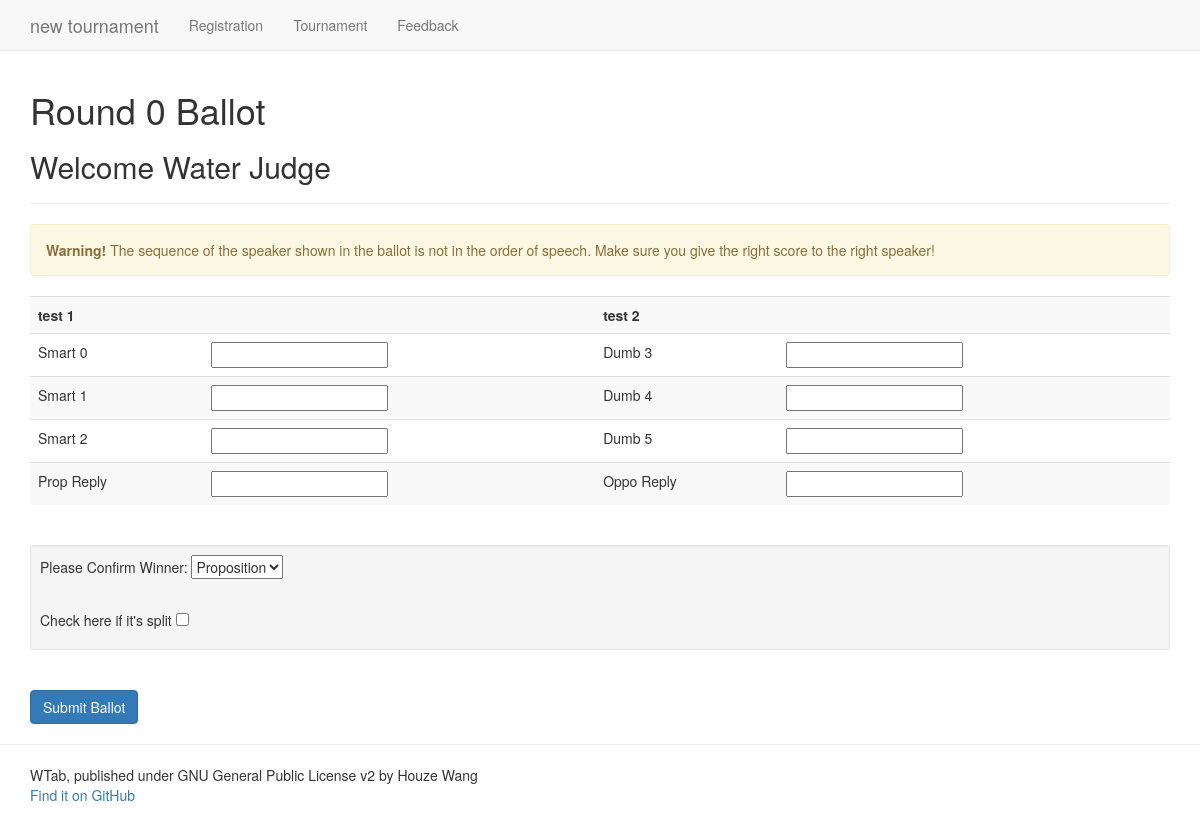
/tournament/judge/CODE/, run on the app's committed database.
### tournament/models.py (models this page shows, shortened)
class Tournament_Settings(models.Model):
    Name_of_Tournament = models.CharField(max_length=64, default="new tournament")
    Max_Margin = models.IntegerField(default=300)
    Score_Max = models.IntegerField(default=90)
    Score_Min = models.IntegerField(default=60)
    Total_Rounds = models.IntegerField(default=8)
    Novice_Breaks = models.IntegerField(default=4)
    Breaks = models.IntegerField(default=16)
    Tab_Released = models.BooleanField(default=False)
    Registration_Open = models.BooleanField(default=True)
    Admin_Code = models.CharField(default="admin",max_length=8)

class Judge(models.Model):
    name = models.CharField(max_length=64, unique=True, primary_key=True)
    code = models.CharField(max_length=8, unique=True, default='CODE')
    weight = models.IntegerField(default=1)
    round_filled = models.IntegerField(default=-1)

class Team(models.Model):
    name = models.CharField(max_length=64, unique=True)
    school = models.ForeignKey(School)
    contact_person = models.CharField(default="None",max_length=32)
    contact_number = models.IntegerField(default=10000)
    contact_email = models.EmailField(default="example@example.com")
    total_wl = models.IntegerField(default=0)
    total_po = models.IntegerField(default=0)
    total_ballots = models.IntegerField(default=0)
    po_str = models.CharField(max_length=32, default="", blank=True)
    total_sp = models.FloatField(default=0)
    total_mg = models.FloatField(default=0)
    novice = models.BooleanField(default=False)
    pull_up = models.BooleanField(default=False)
    slug = models.SlugField(max_length=128,unique=True)
    def __unicode__(self):
        return (self.name)

class Speaker(models.Model):
    team = models.ForeignKey(Team)
    school = models.ForeignKey(School)
    speaker_id = models.IntegerField(unique=True, default=0, primary_key=True)
    name = models.CharField(max_length=64)
    total_sp = models.IntegerField(default=0)
    novice = models.BooleanField(default=False)

### tournament/views.py (the view)
# urls.py: url(r'^judge/(?P<judge_code>[\w\-]+)/$',views.judge,name='judge'),
def judge(request,judge_code):
    tournament_name = Tournament_Settings.objects.all()[0].Name_of_Tournament
    try:
        judge=Judge.objects.get(code=judge_code)
    except Judge.DoesNotExist:
        judge=None
    if judge:
        context_dict={'judge_name':judge.name}
    else:
        context_dict={'judge_name':None}
    n = Room_Stat.objects.order_by('-round_number')[0]
    n = n.round_number
    context_dict['round_number']=str(n)
    context_dict['tournament_name']=tournament_name
    if judge:
        try:
            round_match = Room_Stat.objects.get(chair=judge.name, round_number=n)
        except Room_Stat.DoesNotExist:
            try:
                round_match = Room_Stat.objects.get(panel1=judge.name, round_number=n)
            except Room_Stat.DoesNotExist:
                try:
                    round_match = Room_Stat.objects.get(panel2=judge.name, round_number=n)
                except Room_Stat.DoesNotExist:
                    round_match = None
    else:
        round_match = None
    if round_match:
        prop_team = Team.objects.get(name=round_match.prop_team)
        oppo_team = Team.objects.get(name=round_match.oppo_team)
        context_dict['prop_team'] = prop_team.name
        context_dict['oppo_team'] = oppo_team.name
        prop_speakers = Speaker.objects.filter(team=prop_team)
        p1 = prop_speakers[0]
        p2 = prop_speakers[1]
        p3 = prop_speakers[2]
        oppo_speakers = Speaker.objects.filter(team=oppo_team)
        o1 = oppo_speakers[0]
        o2 = oppo_speakers[1]
        o3 = oppo_speakers[2]
        context_dict['p1']=p1
        context_dict['p2']=p2
        context_dict['p3']=p3
        context_dict['o1']=o1
        context_dict['o2']=o2
        context_dict['o3']=o3
    context_dict['round_check'] = round_match
    if request.method == "POST":
        form = JudgeBallot(request.POST)
        if form.is_valid():
            prop_sum = form.cleaned_data['prop_1']+form.cleaned_data['prop_2']+form.cleaned_data['prop_3']+form.cleaned_data['prop_reply']
            oppo_sum = form.cleaned_data['oppo_1']+form.cleaned_data['oppo_2']+form.cleaned_data['oppo_3']+form.cleaned_data['oppo_reply']
            split = form.cleaned_data['split']
            if prop_sum > oppo_sum:
                prop_team.total_wl +=1
                if split:
                    prop_team.total_ballots += 2
                    oppo_team.total_ballots += 1
                else:
                    prop_team.total_ballots += 3
            else:
                oppo_team.total_wl +=1
                if split:
                    oppo_team.total_ballots += 2
                    prop_team.total_ballots += 1
                else:
                    oppo_team.total_ballots += 3
            prop_team.total_po +=1
            prop_team.total_sp += prop_sum
            oppo_team.total_sp += oppo_sum
            prop_team.total_mg += prop_sum-oppo_sum
            oppo_team.total_mg += oppo_sum-prop_sum
            prop_team.po_str = prop_team.po_str + "1"
            oppo_team.po_str = oppo_team.po_str + "0"
            prop_team.save()
            oppo_team.save()
            p1.total_sp += form.cleaned_data['prop_1']
            point_object = SpeakerPoint.objects.get_or_create(speaker_id=p1, round_number=n)[0]
            point_object.point = form.cleaned_data['prop_1']
            point_object.save()
            p1.save()
            p2.total_sp += form.cleaned_data['prop_2']
            point_object = SpeakerPoint.objects.get_or_create(speaker_id=p2, round_number=n)[0]
            point_object.point = form.cleaned_data['prop_2']
            point_object.save()
            p2.save()
            p3.total_sp += form.cleaned_data['prop_3']
            point_object = SpeakerPoint.objects.get_or_create(speaker_id=p3, round_number=n)[0]
            point_object.point = form.cleaned_data['prop_3']
            point_object.save()
            p3.save()
            o1.total_sp += form.cleaned_data['oppo_1']
            point_object = SpeakerPoint.objects.get_or_create(speaker_id=o1, round_number=n)[0]
            point_object.point = form.cleaned_data['oppo_1']
            point_object.save()
            o1.save()
            o2.total_sp += form.cleaned_data['oppo_2']
            point_object = SpeakerPoint.objects.get_or_create(speaker_id=o2, round_number=n)[0]
            point_object.point = form.cleaned_data['oppo_2']
            point_object.save()
            o2.save()
            o3.total_sp += form.cleaned_data['oppo_3']
            point_object = SpeakerPoint.objects.get_or_create(speaker_id=o3, round_number=n)[0]
            point_object.point = form.cleaned_data['oppo_3']
            point_object.save()
            o3.save()
            judge.round_filled = n
            judge.save()
            if len(SpeakerPoint.objects.filter(round_number=n)) == Speaker.objects.count():
                return (HttpResponseRedirect('/tournament/initiate_matchup'))
            else:
                return (HttpResponseRedirect('/tournament/'))
        else:
            context_dict['form'] = form
    else:
        context_dict['form'] = JudgeBallot()
    return (render(request,'judge.html',context_dict))

### tournament/forms.py (shortened to what this page needs)
class JudgeBallot(forms.Form):
    winner_choice = (
    ('p','Proposition'),
    ('o','Opposition'),
    )
    prop_1 = forms.IntegerField(validators=[scorevalidator])
    prop_2 = forms.IntegerField(validators=[scorevalidator])
    prop_3 = forms.IntegerField(validators=[scorevalidator])
    prop_reply = forms.FloatField(validators=[replyvalidator])
    oppo_1 = forms.IntegerField(validators=[scorevalidator])
    oppo_2 = forms.IntegerField(validators=[scorevalidator])
    oppo_3 = forms.IntegerField(validators=[scorevalidator])
    oppo_reply = forms.FloatField(validators=[replyvalidator])
    winner = forms.ChoiceField(choices = winner_choice, required=True)
    split = forms.BooleanField(required=False, initial=False)

### templates/judge.html (shortened to what this page needs)
{% extends 'base.html' %}
{% block body_block %}
      <div class="container">
        <h1>Round {{round_number}} Ballot</h1>
        {% if judge_name %}
          <h2>Welcome {{judge_name}}</h2>
          <hr>
          {% if round_check %}
          <div class="alert alert-warning">
            <strong>Warning!</strong> The sequence of the speaker shown in the ballot is not in the order of speech. Make sure you give the right score to the right speaker!
          </div>
          <form id="ballot" method="post" action="">
            <table class="table table-striped">
              <tr>
                <th colspan="2">
                  {{prop_team}}
                </th>
                <th colspan="2">
                  {{oppo_team}}
                </th>
              </tr>
              <tr>
                <td>{{p1.name}}</td>
                <td>{{form.prop_1}}</td>
                <td>{{o1.name}}</td>
                <td>{{form.oppo_1}}</td>
              </tr>
              <tr>
                <td>{{p2.name}}</td>
                <td>{{form.prop_2}}</td>
                <td>{{o2.name}}</td>
                <td>{{form.oppo_2}}</td>
              </tr>
              <tr>
                <td>{{p3.name}}</td>
                <td>{{form.prop_3}}</td>
                <td>{{o3.name}}</td>
                <td>{{form.oppo_3}}</td>
              </tr>
              <tr>
                <td>Prop Reply</td>
                <td>{{form.prop_reply}}</td>
                <td>Oppo Reply</td>
                <td>{{form.oppo_reply}}</td>
              </tr>
            </table>
            <br>
            <div class="well well-sm">
              <p>
                Please Confirm Winner: {{form.winner}}
              </p>
              <br>
              <p>
                Check here if it's split {{form.split}}
              </p>
            </div>
            <br>
            <input type="submit" name="submit" class="btn btn-primary" value="Submit Ballot">
          </form>
          {% else %}
            <div class="alert alert-info">
              You can rest this round :-)
            </div>
          {% endif %}
        {% endif %}
      </div>
{% endblock %}

### templates/base.html (shortened to what this page needs)
<!DOCTYPE HTML>
{% load staticfiles %}
<html>
    <head>
      <link rel="stylesheet" type="text/css" href="{% static 'bootstrap/css/bootstrap.min.css' %}">
    </head>
    <body>
      <nav class="navbar navbar-default navbar-fixed-top" role="navigation">
        <div class="container">
          <div class="navbar-header">
            <a class="navbar-brand" href="/tournament/">{{tournament_name}}</a>
          </div>
          <div id="navbar" class="navbar-collapse collapse">
            <ul class="nav navbar-nav">
              <li>
                <a href="/registration/">Registration</a>
              </li>
              <li>
                <a href="/tournament/">Tournament</a>
              </li>
              <li>
                <a href="/feedback/">Feedback</a>
              </li>
            </ul>
          </div>
        </div>
      </nav>
      {% block body_block %}{% endblock %}
      <hr>
      <div class="container">
        WTab, published under GNU General Public License v2 by Houze Wang
        <br>
        <a href="https://github.com/kerbinagent/tabpy2">Find it on GitHub</a>
      </div>
    </body>
</html>

### templates/base.html (style rules this page uses)
body { min-height: 900px; padding-top: 70px; }

### data on the page
Tournament_Settings: Name_of_Tournament "new tournament"
Judge: name "Water Judge"
Team: name "test 1"
Team: name "test 2"
Speaker: name "Smart 0"
Speaker: name "Dumb 3"
Speaker: name "Smart 1"
Speaker: name "Dumb 4"
Speaker: name "Smart 2"
Speaker: name "Dumb 5"

### other printed values
{{ round_number }} "0"
